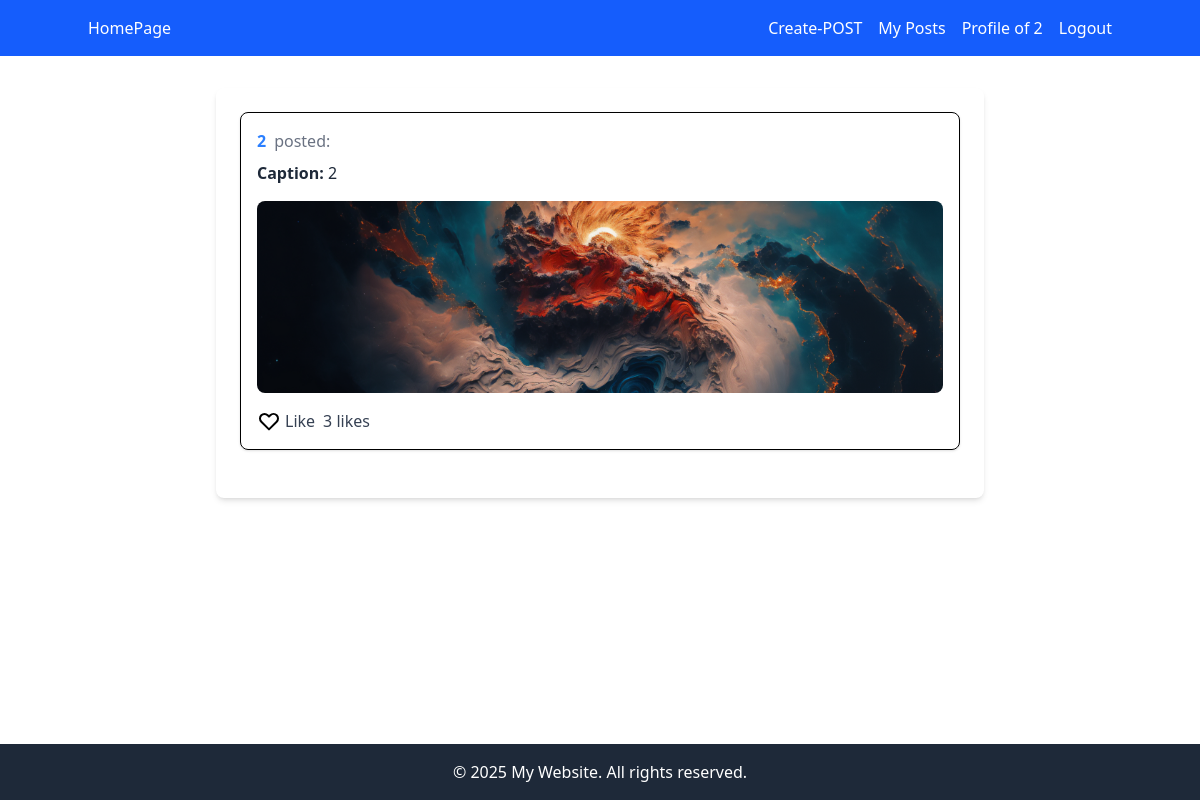
Page /myposts (signed in) on the committed database.
### appbase/models.py (models this page shows, shortened)
class Post(models.Model):
    id = models.UUIDField(primary_key=True, default=uuid.uuid4, editable=False)
    user = models.ForeignKey(to=User, on_delete=models.CASCADE, related_name="posts")
    image = models.ImageField(upload_to="post_images/")
    caption = models.TextField(blank=True, null=True)
    likes = models.ManyToManyField(to=User, related_name="liked_posts", blank=True)
    created_at = models.DateTimeField(default=timezone.now)

### appbase/views.py (the view)
# urls.py: path("myposts", views.myposts, name="myposts"),
def myposts(request):
    return render(request, "myposts.html")

### templates/myposts.html (shortened to what this page needs)
{% extends 'base.html' %}
{% block content %}
    {% if user.is_authenticated %}
        {% for post in user.posts.all %}
            {% include 'component_post.html' with post=post %}
        {% endfor %}
    {% else %}
        <p>please login to view your posts</p>
    {% endif %}
{% endblock content %}

### templates/base.html (shortened to what this page needs)
{% load static %}
<!DOCTYPE html>
<html lang="en">
    <head>
        <script src="https://cdn.jsdelivr.net/npm/@tailwindcss/browser@4"></script>
    </head>
    <body class="flex flex-col min-h-screen">
        <header class="bg-blue-600 text-white py-4 px-6">
            <div class="container mx-auto flex justify-between items-center">
                <a href="{% url 'home' %}" class="hover:text-gray-300">HomePage</a>
                <nav>
                    <ul class="flex space-x-4">
                        {% if user.is_authenticated %}
                            <li>
                                <a href="{% url 'createpost' %}"class="hover:text-gray-300">Create-POST</a>
                            </li>
                            <li>
                                <a href="{% url 'myposts' %}"class="hover:text-gray-300">My Posts</a>
                            </li>
                            <li>
                                <a href="{% url 'profile' %}" class="hover:text-gray-300">Profile of {{ user.username }}</a>
                            </li>
                            <li>
                                <a href="{% url 'logout' %}" class="hover:text-gray-300">Logout</a>
                            </li>
                        {% endif %}
                    </ul>
                </nav>
            </div>
        </header>
        <main class="flex-grow container mx-auto py-8 px-6">
            <div class="max-w-3xl mx-auto bg-white shadow-md rounded-lg p-6">
                {% block content %}{% endblock content %}
            </div>
        </main>
        <footer class="bg-gray-800 text-white py-4 px-6 mt-8">
            <div class="container mx-auto text-center">© 2025 My Website. All rights reserved.</div>
        </footer>
    </body>
</html>

### templates/component_post.html (shortened to what this page needs)
<div class="mb-6 p-4 border rounded-lg shadow-sm">
    <div class="flex items-center mb-2">
        <a href="{% url 'user' post.user.username %}"
           class="font-bold text-blue-500 hover:text-blue-700 transition-colors">{{ post.user.username }}</a>
        <span class="ml-2 text-gray-500">posted:</span>
    </div>
    <p class="text-gray-800">
        <span class="font-semibold">Caption:</span> {{ post.caption }}
    </p>
    {% if post.image %}
        <img src="{{ post.image.url }}"
             width="300"
             height="200"
             alt="Post image"
             class="mt-4 w-full h-48 object-cover rounded-lg">
    {% else %}
        <p class="mt-4 text-gray-500">No image available</p>
    {% endif %}
    <div class="mt-4 flex items-center space-x-2">
        <form method="post" action="{% url 'toggle_like' post.id %}" class="inline">
            <button type="submit" class="flex items-center space-x-1">
                {% if request.user in post.likes.all %}
                    <svg xmlns="http://www.w3.org/2000/svg"
                         fill="red"
                         viewBox="0 0 24 24"
                         stroke="currentColor"
                         class="w-6 h-6">
                        <path stroke-linecap="round" stroke-linejoin="round" stroke-width="2" d="M4.318 6.318a4.5 4.5 0 000 6.364L12 20.364l7.682-7.682a4.5 4.5 0 00-6.364-6.364L12 7.636l-1.318-1.318a4.5 4.5 0 00-6.364 0z">
                        </path>
                    </svg>
                {% else %}
                    <svg xmlns="http://www.w3.org/2000/svg"
                         fill="none"
                         viewBox="0 0 24 24"
                         stroke="currentColor"
                         class="w-6 h-6">
                        <path stroke-linecap="round" stroke-linejoin="round" stroke-width="2" d="M4.318 6.318a4.5 4.5 0 000 6.364L12 20.364l7.682-7.682a4.5 4.5 0 00-6.364-6.364L12 7.636l-1.318-1.318a4.5 4.5 0 00-6.364 0z">
                        </path>
                    </svg>
                {% endif %}
                <span class="text-gray-700 font-medium">
                    {% if request.user in post.likes.all %}
                        Unlike
                    {% else %}
                        Like
                    {% endif %}
                </span>
            </button>
        </form>
        <span class="text-gray-700 font-medium">{{ post.likes.count }} likes</span>
    </div>
</div>

### rows in the picture
Post: user.username "2", caption "2", image (picture), shows "Like", likes.count "3"

### other values in the picture
{{ user.username }} "2"
